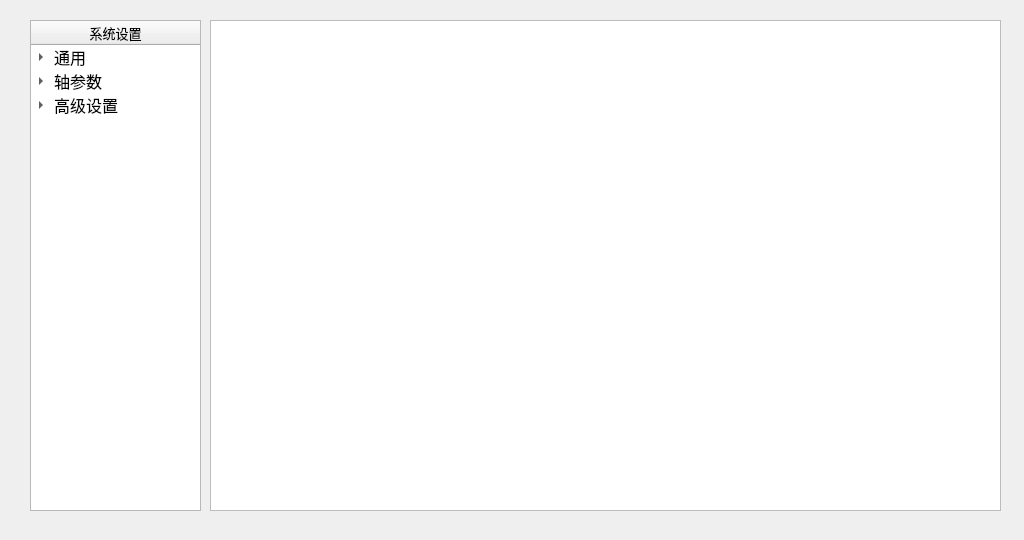
<?xml version="1.0" encoding="UTF-8"?>
<ui version="4.0">
 <class>SystemSetting</class>
 <widget class="QWidget" name="SystemSetting">
  <property name="geometry">
   <rect>
    <x>0</x>
    <y>0</y>
    <width>1024</width>
    <height>540</height>
   </rect>
  </property>
  <property name="windowTitle">
   <string>Form</string>
  </property>
  <widget class="QTreeWidget" name="treeWidget_System">
   <property name="geometry">
    <rect>
     <x>30</x>
     <y>20</y>
     <width>171</width>
     <height>491</height>
    </rect>
   </property>
   <property name="font">
    <font>
     <family>文泉驿正黑</family>
     <pointsize>12</pointsize>
    </font>
   </property>
   <column>
    <property name="text">
     <string>系统设置</string>
    </property>
    <property name="font">
     <font>
      <pointsize>10</pointsize>
     </font>
    </property>
    <property name="textAlignment">
     <set>AlignHCenter|AlignVCenter|AlignCenter</set>
    </property>
   </column>
   <item>
    <property name="text">
     <string>通用</string>
    </property>
    <property name="flags">
     <set>ItemIsDropEnabled|ItemIsUserCheckable|ItemIsEnabled</set>
    </property>
    <item>
     <property name="text">
      <string>常量</string>
     </property>
    </item>
    <item>
     <property name="text">
      <string>诊断</string>
     </property>
    </item>
   </item>
   <item>
    <property name="text">
     <string>轴参数</string>
    </property>
    <property name="flags">
     <set>ItemIsDragEnabled|ItemIsUserCheckable|ItemIsEnabled</set>
    </property>
    <item>
     <property name="text">
      <string>液压轴</string>
     </property>
    </item>
    <item>
     <property name="text">
      <string>X轴</string>
     </property>
    </item>
    <item>
     <property name="text">
      <string>Y轴</string>
     </property>
    </item>
    <item>
     <property name="text">
      <string>R轴</string>
     </property>
    </item>
   </item>
   <item>
    <property name="text">
     <string>高级设置</string>
    </property>
    <property name="flags">
     <set>ItemIsDragEnabled|ItemIsUserCheckable|ItemIsEnabled</set>
    </property>
    <item>
     <property name="text">
      <string>工厂设置</string>
     </property>
    </item>
    <item>
     <property name="text">
      <string>阀组配置</string>
     </property>
    </item>
   </item>
  </widget>
  <widget class="QWidget" name="widget_System" native="true">
   <property name="geometry">
    <rect>
     <x>210</x>
     <y>20</y>
     <width>791</width>
     <height>491</height>
    </rect>
   </property>
   <property name="palette">
    <palette>
     <active>
      <colorrole role="Base">
       <brush brushstyle="SolidPattern">
        <color alpha="255">
         <red>255</red>
         <green>255</green>
         <blue>255</blue>
        </color>
       </brush>
      </colorrole>
      <colorrole role="Window">
       <brush brushstyle="SolidPattern">
        <color alpha="255">
         <red>244</red>
         <green>244</green>
         <blue>242</blue>
        </color>
       </brush>
      </colorrole>
     </active>
     <inactive>
      <colorrole role="Base">
       <brush brushstyle="SolidPattern">
        <color alpha="255">
         <red>255</red>
         <green>255</green>
         <blue>255</blue>
        </color>
       </brush>
      </colorrole>
      <colorrole role="Window">
       <brush brushstyle="SolidPattern">
        <color alpha="255">
         <red>244</red>
         <green>244</green>
         <blue>242</blue>
        </color>
       </brush>
      </colorrole>
     </inactive>
     <disabled>
      <colorrole role="Base">
       <brush brushstyle="SolidPattern">
        <color alpha="255">
         <red>244</red>
         <green>244</green>
         <blue>242</blue>
        </color>
       </brush>
      </colorrole>
      <colorrole role="Window">
       <brush brushstyle="SolidPattern">
        <color alpha="255">
         <red>244</red>
         <green>244</green>
         <blue>242</blue>
        </color>
       </brush>
      </colorrole>
     </disabled>
    </palette>
   </property>
   <widget class="QGroupBox" name="groupBox_7">
    <property name="geometry">
     <rect>
      <x>150</x>
      <y>320</y>
      <width>509</width>
      <height>53</height>
     </rect>
    </property>
    <property name="title">
     <string>时间设定</string>
    </property>
    <widget class="QLineEdit" name="lineEdit_KeepTime">
     <property name="geometry">
      <rect>
       <x>90</x>
       <y>18</y>
       <width>113</width>
       <height>30</height>
      </rect>
     </property>
    </widget>
    <widget class="QLineEdit" name="lineEdit_UnloadTime">
     <property name="geometry">
      <rect>
       <x>350</x>
       <y>17</y>
       <width>113</width>
       <height>31</height>
      </rect>
     </property>
    </widget>
    <widget class="QLabel" name="label_KeepTime">
     <property name="geometry">
      <rect>
       <x>20</x>
       <y>20</y>
       <width>61</width>
       <height>31</height>
      </rect>
     </property>
     <property name="text">
      <string>保压时间</string>
     </property>
    </widget>
    <widget class="QLabel" name="label_UnloadTime">
     <property name="geometry">
      <rect>
       <x>270</x>
       <y>20</y>
       <width>61</width>
       <height>31</height>
      </rect>
     </property>
     <property name="text">
      <string>卸荷时间</string>
     </property>
    </widget>
   </widget>
   <widget class="QLabel" name="label">
    <property name="geometry">
     <rect>
      <x>150</x>
      <y>59</y>
      <width>471</width>
      <height>21</height>
     </rect>
    </property>
    <property name="text">
     <string>        KA1       KA2         KA3       KA4        KA5         KA6        KA7        KA8   </string>
    </property>
   </widget>
   <widget class="QLineEdit" name="lineEdit_3">
    <property name="geometry">
     <rect>
      <x>320</x>
      <y>380</y>
      <width>113</width>
      <height>30</height>
     </rect>
    </property>
   </widget>
   <widget class="QGroupBox" name="groupBox">
    <property name="geometry">
     <rect>
      <x>151</x>
      <y>80</y>
      <width>509</width>
      <height>241</height>
     </rect>
    </property>
    <property name="title">
     <string/>
    </property>
    <widget class="QCheckBox" name="checkBoxVFast1">
     <property name="geometry">
      <rect>
       <x>30</x>
       <y>10</y>
       <width>21</width>
       <height>21</height>
      </rect>
     </property>
     <property name="text">
      <string/>
     </property>
    </widget>
    <widget class="QCheckBox" name="checkBoxVFast2">
     <property name="geometry">
      <rect>
       <x>80</x>
       <y>10</y>
       <width>21</width>
       <height>21</height>
      </rect>
     </property>
     <property name="text">
      <string/>
     </property>
    </widget>
    <widget class="QCheckBox" name="checkBoxVFast3">
     <property name="geometry">
      <rect>
       <x>130</x>
       <y>10</y>
       <width>21</width>
       <height>21</height>
      </rect>
     </property>
     <property name="text">
      <string/>
     </property>
    </widget>
    <widget class="QCheckBox" name="checkBoxVFast4">
     <property name="geometry">
      <rect>
       <x>180</x>
       <y>10</y>
       <width>21</width>
       <height>21</height>
      </rect>
     </property>
     <property name="text">
      <string/>
     </property>
    </widget>
    <widget class="QCheckBox" name="checkBoxVFast5">
     <property name="geometry">
      <rect>
       <x>230</x>
       <y>10</y>
       <width>21</width>
       <height>21</height>
      </rect>
     </property>
     <property name="text">
      <string/>
     </property>
    </widget>
    <widget class="QCheckBox" name="checkBoxVFast6">
     <property name="geometry">
      <rect>
       <x>280</x>
       <y>10</y>
       <width>21</width>
       <height>21</height>
      </rect>
     </property>
     <property name="text">
      <string/>
     </property>
    </widget>
    <widget class="QCheckBox" name="checkBoxVFast7">
     <property name="geometry">
      <rect>
       <x>330</x>
       <y>10</y>
       <width>21</width>
       <height>21</height>
      </rect>
     </property>
     <property name="text">
      <string/>
     </property>
    </widget>
    <widget class="QCheckBox" name="checkBoxVFast8">
     <property name="geometry">
      <rect>
       <x>380</x>
       <y>10</y>
       <width>21</width>
       <height>21</height>
      </rect>
     </property>
     <property name="text">
      <string/>
     </property>
    </widget>
    <widget class="QCheckBox" name="checkBoxVSlow2">
     <property name="geometry">
      <rect>
       <x>80</x>
       <y>50</y>
       <width>21</width>
       <height>21</height>
      </rect>
     </property>
     <property name="text">
      <string/>
     </property>
    </widget>
    <widget class="QCheckBox" name="checkBoxVSlow1">
     <property name="geometry">
      <rect>
       <x>30</x>
       <y>50</y>
       <width>21</width>
       <height>21</height>
      </rect>
     </property>
     <property name="text">
      <string/>
     </property>
    </widget>
    <widget class="QCheckBox" name="checkBoxVSlow7">
     <property name="geometry">
      <rect>
       <x>330</x>
       <y>50</y>
       <width>21</width>
       <height>21</height>
      </rect>
     </property>
     <property name="text">
      <string/>
     </property>
    </widget>
    <widget class="QCheckBox" name="checkBoxVSlow3">
     <property name="geometry">
      <rect>
       <x>130</x>
       <y>50</y>
       <width>21</width>
       <height>21</height>
      </rect>
     </property>
     <property name="text">
      <string/>
     </property>
    </widget>
    <widget class="QCheckBox" name="checkBoxVSlow4">
     <property name="geometry">
      <rect>
       <x>180</x>
       <y>50</y>
       <width>21</width>
       <height>21</height>
      </rect>
     </property>
     <property name="text">
      <string/>
     </property>
    </widget>
    <widget class="QCheckBox" name="checkBoxVSlow8">
     <property name="geometry">
      <rect>
       <x>380</x>
       <y>50</y>
       <width>21</width>
       <height>21</height>
      </rect>
     </property>
     <property name="text">
      <string/>
     </property>
    </widget>
    <widget class="QCheckBox" name="checkBoxVSlow5">
     <property name="geometry">
      <rect>
       <x>230</x>
       <y>50</y>
       <width>21</width>
       <height>21</height>
      </rect>
     </property>
     <property name="text">
      <string/>
     </property>
    </widget>
    <widget class="QCheckBox" name="checkBoxVSlow6">
     <property name="geometry">
      <rect>
       <x>280</x>
       <y>50</y>
       <width>21</width>
       <height>21</height>
      </rect>
     </property>
     <property name="text">
      <string/>
     </property>
    </widget>
    <widget class="QCheckBox" name="checkBoxVkeep5">
     <property name="geometry">
      <rect>
       <x>230</x>
       <y>90</y>
       <width>21</width>
       <height>21</height>
      </rect>
     </property>
     <property name="text">
      <string/>
     </property>
    </widget>
    <widget class="QCheckBox" name="checkBoxVkeep8">
     <property name="geometry">
      <rect>
       <x>380</x>
       <y>90</y>
       <width>21</width>
       <height>21</height>
      </rect>
     </property>
     <property name="text">
      <string/>
     </property>
    </widget>
    <widget class="QCheckBox" name="checkBoxVkeep2">
     <property name="geometry">
      <rect>
       <x>80</x>
       <y>90</y>
       <width>21</width>
       <height>21</height>
      </rect>
     </property>
     <property name="text">
      <string/>
     </property>
    </widget>
    <widget class="QCheckBox" name="checkBoxVkeep7">
     <property name="geometry">
      <rect>
       <x>330</x>
       <y>90</y>
       <width>21</width>
       <height>21</height>
      </rect>
     </property>
     <property name="text">
      <string/>
     </property>
    </widget>
    <widget class="QCheckBox" name="checkBoxVkeep1">
     <property name="geometry">
      <rect>
       <x>30</x>
       <y>90</y>
       <width>21</width>
       <height>21</height>
      </rect>
     </property>
     <property name="text">
      <string/>
     </property>
    </widget>
    <widget class="QCheckBox" name="checkBoxVkeep6">
     <property name="geometry">
      <rect>
       <x>280</x>
       <y>90</y>
       <width>21</width>
       <height>21</height>
      </rect>
     </property>
     <property name="text">
      <string/>
     </property>
    </widget>
    <widget class="QCheckBox" name="checkBoxVkeep3">
     <property name="geometry">
      <rect>
       <x>130</x>
       <y>90</y>
       <width>21</width>
       <height>21</height>
      </rect>
     </property>
     <property name="text">
      <string/>
     </property>
    </widget>
    <widget class="QCheckBox" name="checkBoxVkeep4">
     <property name="geometry">
      <rect>
       <x>180</x>
       <y>90</y>
       <width>21</width>
       <height>21</height>
      </rect>
     </property>
     <property name="text">
      <string/>
     </property>
    </widget>
    <widget class="QCheckBox" name="checkBoxVunload3">
     <property name="geometry">
      <rect>
       <x>130</x>
       <y>130</y>
       <width>21</width>
       <height>21</height>
      </rect>
     </property>
     <property name="text">
      <string/>
     </property>
    </widget>
    <widget class="QCheckBox" name="checkBoxVunload2">
     <property name="geometry">
      <rect>
       <x>80</x>
       <y>130</y>
       <width>21</width>
       <height>21</height>
      </rect>
     </property>
     <property name="text">
      <string/>
     </property>
    </widget>
    <widget class="QCheckBox" name="checkBoxVunload5">
     <property name="geometry">
      <rect>
       <x>230</x>
       <y>130</y>
       <width>21</width>
       <height>21</height>
      </rect>
     </property>
     <property name="text">
      <string/>
     </property>
    </widget>
    <widget class="QCheckBox" name="checkBoxVunload1">
     <property name="geometry">
      <rect>
       <x>30</x>
       <y>130</y>
       <width>21</width>
       <height>21</height>
      </rect>
     </property>
     <property name="text">
      <string/>
     </property>
    </widget>
    <widget class="QCheckBox" name="checkBoxVunload6">
     <property name="geometry">
      <rect>
       <x>280</x>
       <y>130</y>
       <width>21</width>
       <height>21</height>
      </rect>
     </property>
     <property name="text">
      <string/>
     </property>
    </widget>
    <widget class="QCheckBox" name="checkBoxVunload8">
     <property name="geometry">
      <rect>
       <x>380</x>
       <y>130</y>
       <width>21</width>
       <height>21</height>
      </rect>
     </property>
     <property name="text">
      <string/>
     </property>
    </widget>
    <widget class="QCheckBox" name="checkBoxVunload4">
     <property name="geometry">
      <rect>
       <x>180</x>
       <y>130</y>
       <width>21</width>
       <height>21</height>
      </rect>
     </property>
     <property name="text">
      <string/>
     </property>
    </widget>
    <widget class="QCheckBox" name="checkBoxVunload7">
     <property name="geometry">
      <rect>
       <x>330</x>
       <y>130</y>
       <width>21</width>
       <height>21</height>
      </rect>
     </property>
     <property name="text">
      <string/>
     </property>
    </widget>
    <widget class="QCheckBox" name="checkBoxVback4">
     <property name="geometry">
      <rect>
       <x>180</x>
       <y>170</y>
       <width>21</width>
       <height>21</height>
      </rect>
     </property>
     <property name="text">
      <string/>
     </property>
    </widget>
    <widget class="QCheckBox" name="checkBoxVback5">
     <property name="geometry">
      <rect>
       <x>230</x>
       <y>170</y>
       <width>21</width>
       <height>21</height>
      </rect>
     </property>
     <property name="text">
      <string/>
     </property>
    </widget>
    <widget class="QCheckBox" name="checkBoxVback7">
     <property name="geometry">
      <rect>
       <x>330</x>
       <y>170</y>
       <width>21</width>
       <height>21</height>
      </rect>
     </property>
     <property name="text">
      <string/>
     </property>
    </widget>
    <widget class="QCheckBox" name="checkBoxVback3">
     <property name="geometry">
      <rect>
       <x>130</x>
       <y>170</y>
       <width>21</width>
       <height>21</height>
      </rect>
     </property>
     <property name="text">
      <string/>
     </property>
    </widget>
    <widget class="QCheckBox" name="checkBoxVback2">
     <property name="geometry">
      <rect>
       <x>80</x>
       <y>170</y>
       <width>21</width>
       <height>21</height>
      </rect>
     </property>
     <property name="text">
      <string/>
     </property>
    </widget>
    <widget class="QCheckBox" name="checkBoxVback6">
     <property name="geometry">
      <rect>
       <x>280</x>
       <y>170</y>
       <width>21</width>
       <height>21</height>
      </rect>
     </property>
     <property name="text">
      <string/>
     </property>
    </widget>
    <widget class="QCheckBox" name="checkBoxVback8">
     <property name="geometry">
      <rect>
       <x>380</x>
       <y>170</y>
       <width>21</width>
       <height>21</height>
      </rect>
     </property>
     <property name="text">
      <string/>
     </property>
    </widget>
    <widget class="QCheckBox" name="checkBoxVback1">
     <property name="geometry">
      <rect>
       <x>30</x>
       <y>170</y>
       <width>21</width>
       <height>21</height>
      </rect>
     </property>
     <property name="text">
      <string/>
     </property>
    </widget>
    <widget class="QCheckBox" name="checkBoxVstop1">
     <property name="geometry">
      <rect>
       <x>30</x>
       <y>210</y>
       <width>21</width>
       <height>21</height>
      </rect>
     </property>
     <property name="text">
      <string/>
     </property>
    </widget>
    <widget class="QCheckBox" name="checkBoxVstop4">
     <property name="geometry">
      <rect>
       <x>180</x>
       <y>210</y>
       <width>21</width>
       <height>21</height>
      </rect>
     </property>
     <property name="text">
      <string/>
     </property>
    </widget>
    <widget class="QCheckBox" name="checkBoxVstop5">
     <property name="geometry">
      <rect>
       <x>230</x>
       <y>210</y>
       <width>21</width>
       <height>21</height>
      </rect>
     </property>
     <property name="text">
      <string/>
     </property>
    </widget>
    <widget class="QCheckBox" name="checkBoxVstop7">
     <property name="geometry">
      <rect>
       <x>330</x>
       <y>210</y>
       <width>21</width>
       <height>21</height>
      </rect>
     </property>
     <property name="text">
      <string/>
     </property>
    </widget>
    <widget class="QCheckBox" name="checkBoxVstop8">
     <property name="geometry">
      <rect>
       <x>380</x>
       <y>210</y>
       <width>21</width>
       <height>21</height>
      </rect>
     </property>
     <property name="text">
      <string/>
     </property>
    </widget>
    <widget class="QCheckBox" name="checkBoxVstop3">
     <property name="geometry">
      <rect>
       <x>130</x>
       <y>210</y>
       <width>21</width>
       <height>21</height>
      </rect>
     </property>
     <property name="text">
      <string/>
     </property>
    </widget>
    <widget class="QCheckBox" name="checkBoxVstop2">
     <property name="geometry">
      <rect>
       <x>80</x>
       <y>210</y>
       <width>21</width>
       <height>21</height>
      </rect>
     </property>
     <property name="text">
      <string/>
     </property>
    </widget>
    <widget class="QCheckBox" name="checkBoxVstop6">
     <property name="geometry">
      <rect>
       <x>280</x>
       <y>210</y>
       <width>21</width>
       <height>21</height>
      </rect>
     </property>
     <property name="text">
      <string/>
     </property>
    </widget>
   </widget>
   <widget class="QToolButton" name="toolButton_confirm">
    <property name="geometry">
     <rect>
      <x>490</x>
      <y>380</y>
      <width>51</width>
      <height>31</height>
     </rect>
    </property>
    <property name="text">
     <string>写入</string>
    </property>
   </widget>
   <widget class="QToolButton" name="toolButton_readConfig">
    <property name="geometry">
     <rect>
      <x>190</x>
      <y>380</y>
      <width>51</width>
      <height>31</height>
     </rect>
    </property>
    <property name="text">
     <string>读取</string>
    </property>
   </widget>
   <widget class="QLabel" name="label_3">
    <property name="geometry">
     <rect>
      <x>110</x>
      <y>130</y>
      <width>31</width>
      <height>21</height>
     </rect>
    </property>
    <property name="text">
     <string>工进</string>
    </property>
   </widget>
   <widget class="QLabel" name="label_4">
    <property name="geometry">
     <rect>
      <x>110</x>
      <y>170</y>
      <width>31</width>
      <height>21</height>
     </rect>
    </property>
    <property name="text">
     <string>保压</string>
    </property>
   </widget>
   <widget class="QLabel" name="label_5">
    <property name="geometry">
     <rect>
      <x>110</x>
      <y>210</y>
      <width>31</width>
      <height>21</height>
     </rect>
    </property>
    <property name="text">
     <string>卸荷</string>
    </property>
   </widget>
   <widget class="QLabel" name="label_6">
    <property name="geometry">
     <rect>
      <x>110</x>
      <y>250</y>
      <width>31</width>
      <height>21</height>
     </rect>
    </property>
    <property name="text">
     <string>回程</string>
    </property>
   </widget>
   <widget class="QLabel" name="label_7">
    <property name="geometry">
     <rect>
      <x>110</x>
      <y>290</y>
      <width>31</width>
      <height>21</height>
     </rect>
    </property>
    <property name="text">
     <string>停止</string>
    </property>
   </widget>
   <widget class="QLabel" name="label_2">
    <property name="geometry">
     <rect>
      <x>110</x>
      <y>90</y>
      <width>31</width>
      <height>21</height>
     </rect>
    </property>
    <property name="text">
     <string>快下</string>
    </property>
   </widget>
   <widget class="QTableWidget" name="tableWidget_System">
    <property name="geometry">
     <rect>
      <x>0</x>
      <y>0</y>
      <width>791</width>
      <height>491</height>
     </rect>
    </property>
    <property name="font">
     <font>
      <family>Sans Serif</family>
      <pointsize>10</pointsize>
     </font>
    </property>
    <property name="editTriggers">
     <set>QAbstractItemView::AllEditTriggers</set>
    </property>
    <property name="selectionMode">
     <enum>QAbstractItemView::ExtendedSelection</enum>
    </property>
    <property name="rowCount">
     <number>0</number>
    </property>
    <property name="columnCount">
     <number>4</number>
    </property>
    <attribute name="horizontalHeaderVisible">
     <bool>false</bool>
    </attribute>
    <attribute name="horizontalHeaderHighlightSections">
     <bool>false</bool>
    </attribute>
    <attribute name="verticalHeaderVisible">
     <bool>false</bool>
    </attribute>
    <column>
     <property name="text">
      <string>索引</string>
     </property>
    </column>
    <column>
     <property name="text">
      <string>项目</string>
     </property>
    </column>
    <column>
     <property name="text">
      <string>数据</string>
     </property>
    </column>
    <column>
     <property name="text">
      <string>说明</string>
     </property>
    </column>
   </widget>
  </widget>
  <zorder>widget_System</zorder>
  <zorder>treeWidget_System</zorder>
 </widget>
 <resources/>
 <connections/>
</ui>
